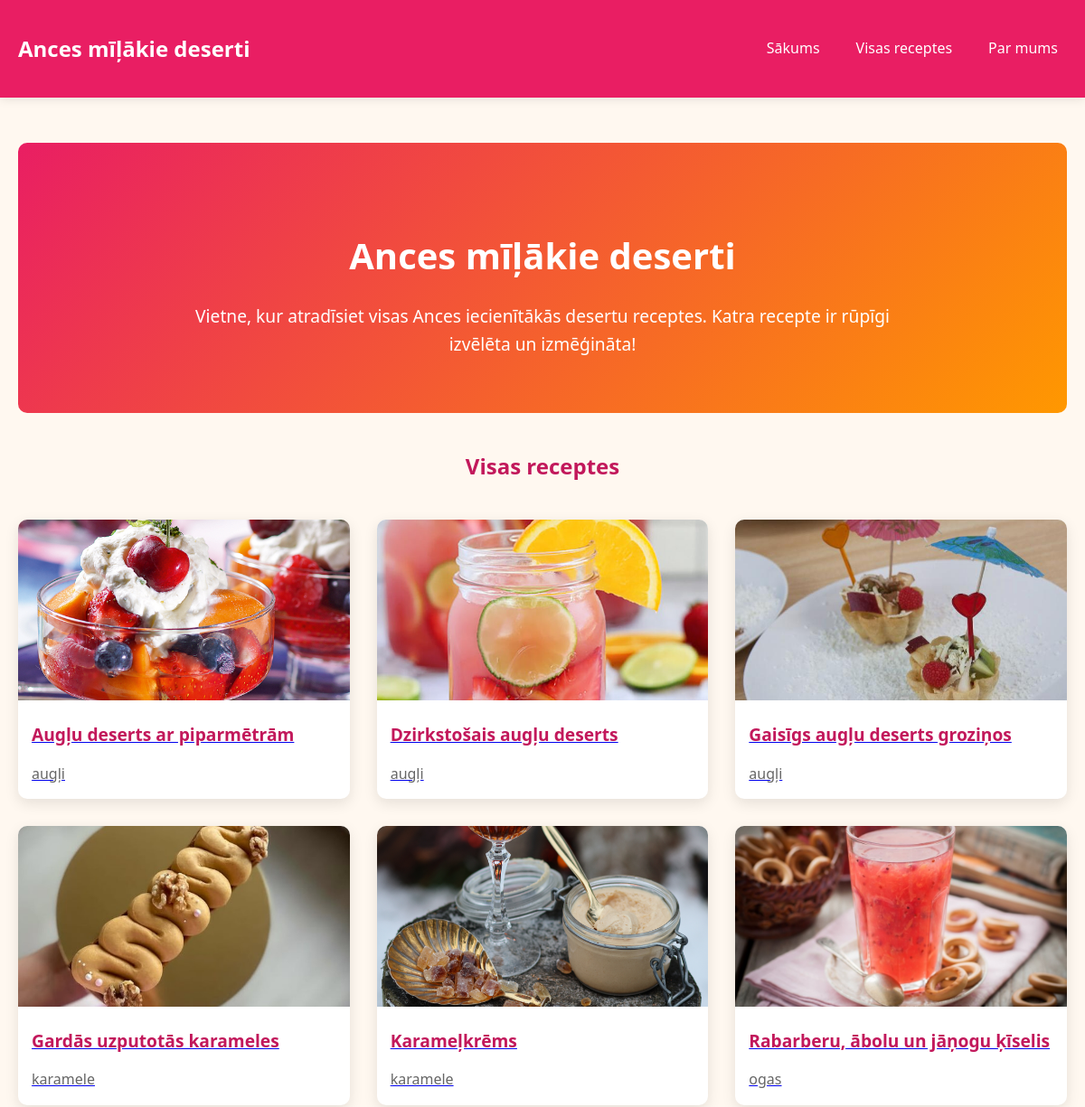
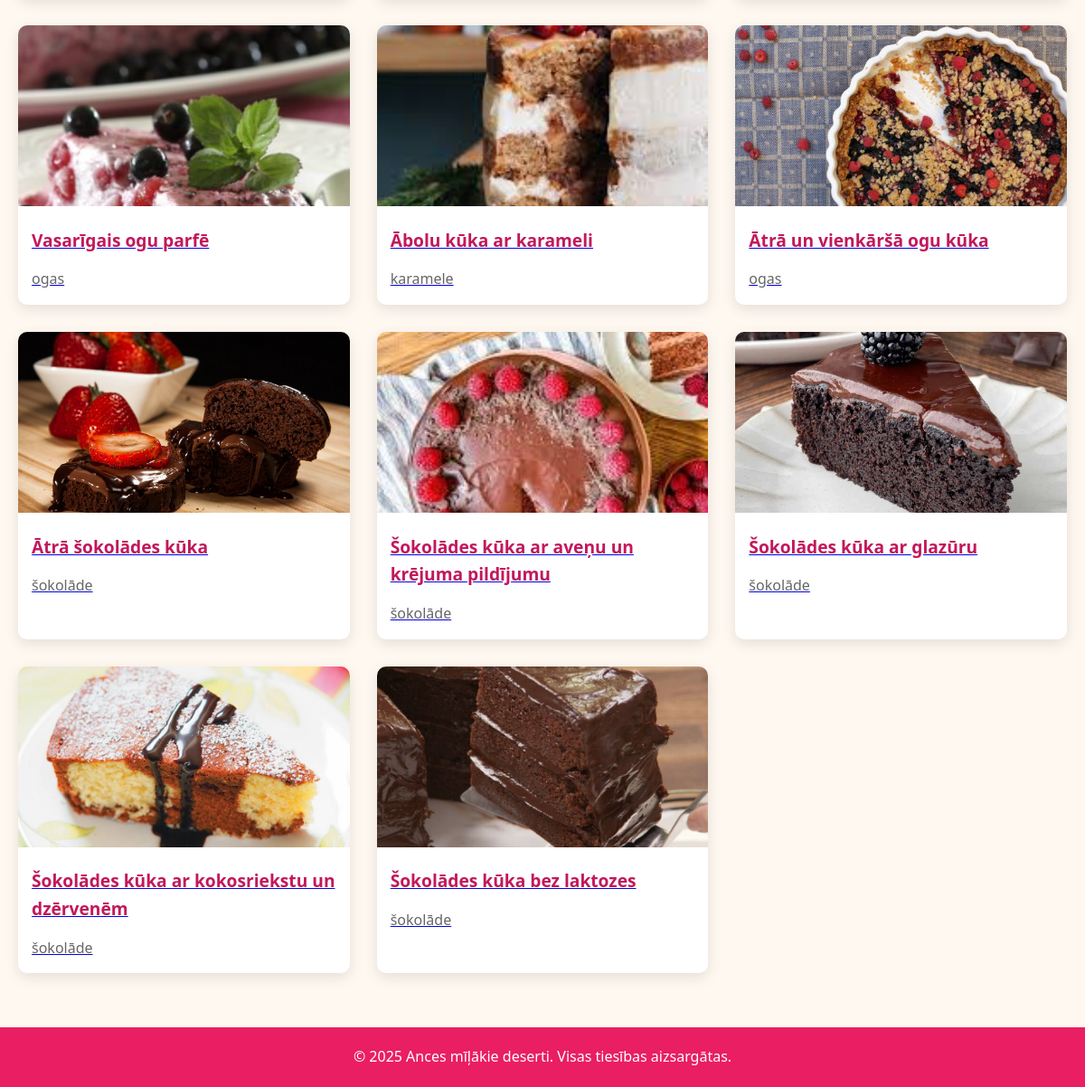
The page / on the database its author committed (2 pictures, top to bottom).
### tables this page shows
CREATE TABLE receptes (
    id INTEGER PRIMARY KEY AUTOINCREMENT,
    nosaukums TEXT NOT NULL,
    apraksts TEXT,
    sastavdalas TEXT,
    instrukcijas TEXT,
    kategorijas_id INTEGER,
    sarezgitibas_id INTEGER,
    laiks_id INTEGER, image TEXT,
    FOREIGN KEY (kategorijas_id) REFERENCES kategorijas(id),
    FOREIGN KEY (sarezgitibas_id) REFERENCES sarezgitiba(id),
    FOREIGN KEY (laiks_id) REFERENCES laiki(id)
);

CREATE TABLE kategorijas (
    id INTEGER PRIMARY KEY AUTOINCREMENT,
    nosaukums TEXT NOT NULL
);

### app.py (the view)
@app.route('/')
def index():
    conn = get_db_connection()
    kategorijas = conn.execute('SELECT id, nosaukums FROM kategorijas').fetchall()
    receptes = conn.execute('''
        SELECT r.id, r.nosaukums, r.image, k.nosaukums AS kategorija
        FROM receptes r
        JOIN kategorijas k ON r.kategorijas_id = k.id
        ORDER BY r.nosaukums
    ''').fetchall()
    conn.close()
    return render_template('index.html', kategorijas=kategorijas, receptes=receptes)

### app.py (called while the page is built)
def get_db_connection():
    conn = sqlite3.connect(DATABASE)
    conn.row_factory = sqlite3.Row
    return conn

### templates/index.html (shortened to what this page needs)
{% extends "base.html" %}
{% block content %}
    <div class="container">
        <section class="hero">
            <h1>Ances mīļākie deserti</h1>
            <p>Vietne, kur atradīsiet visas Ances iecienītākās desertu receptes. Katra recepte ir rūpīgi izvēlēta un izmēģināta!</p>
        </section>
        <h2 style="color: var(--dark); text-align: center;">Visas receptes</h2>
        <div class="receptu-grid">
            {% for recepte in receptes %}
                <article class="recepte-karte">
                    <a href="/recepte/{{ recepte.id }}">
                        <img src="/static/images/products/{{ recepte.image }}" alt="{{ recepte.nosaukums }}">
                        <h3>{{ recepte.nosaukums }}</h3>
                        <p class="kategorija">{{ recepte.kategorija }}</p>
                    </a>
                </article>
            {% endfor %}
        </div>
    </div>
{% endblock %}

### templates/base.html (shortened to what this page needs)
<!DOCTYPE html>
<html lang="lv">
<head>
    <link rel="stylesheet" href="/static/style.css">
</head>
<body>
    <nav>
        <div class="nav-container">
            <h1 style="color: white;">Ances mīļākie deserti</h1>
            <div class="nav-links">
                <a href="/">Sākums</a>
                <a href="/visas-receptes">Visas receptes</a>
                <a href="/par-mums">Par mums</a>
            </div>
        </div>
    </nav>
    {% block content %}{% endblock %}
    <footer style="text-align: center; padding: 20px; margin-top: 40px; background-color: var(--primary); color: white;">
        &copy; 2025 Ances mīļākie deserti. Visas tiesības aizsargātas.
    </footer>
</body>
</html>

### static/style.css (style rules this page uses)
:root { --primary: #e91e63; --secondary: #ff9800; --dark: #c2185b; --light: #fff8f0; --text: #333; --white: #fff; }
body { font-family: 'Segoe UI', Tahoma, Geneva, Verdana, sans-serif; line-height: 1.6; color: var(--text); background-color: var(--light); margin: 0; padding: 0; }
.container { max-width: 1200px; margin: 0 auto; padding: 20px; }
nav { background-color: var(--primary); padding: 15px 0; box-shadow: 0 2px 10px rgba(0,0,0,0.1); margin-bottom: 30px; }
.nav-container { display: flex; justify-content: space-between; align-items: center; max-width: 1200px; margin: 0 auto; padding: 0 20px; }
.nav-links { display: flex; gap: 20px; }
.nav-links a { color: var(--white); text-decoration: none; font-weight: 500; padding: 5px 10px; border-radius: 4px; transition: all 0.3s ease; }
.hero { text-align: center; padding: 60px 20px; background: linear-gradient(135deg, var(--primary), var(--secondary)); color: white; border-radius: 10px; margin-bottom: 40px; }
.hero h1 { font-size: 2.5rem; margin-bottom: 20px; }
.hero p { font-size: 1.2rem; max-width: 800px; margin: 0 auto; }
.receptu-grid { display: grid; grid-template-columns: repeat(auto-fill, minmax(280px, 1fr)); gap: 30px; margin-top: 40px; }
.recepte-karte { background: var(--white); border-radius: 10px; overflow: hidden; box-shadow: 0 5px 15px rgba(0,0,0,0.1); transition: transform 0.3s ease, box-shadow 0.3s ease; }
.recepte-karte img { width: 100%; height: 200px; object-fit: cover; }
.recepte-karte h3 { padding: 15px; margin: 0; color: var(--dark); font-size: 1.2rem; }
.recepte-karte .kategorija { padding: 0 15px 15px; margin: 0; color: #666; }

### rows shown on the page
receptes: image (picture), nosaukums "Augļu deserts ar piparmētrām", kategorija "augļi"
receptes: image (picture), nosaukums "Dzirkstošais augļu deserts", kategorija "augļi"
receptes: image (picture), nosaukums "Gaisīgs augļu deserts groziņos", kategorija "augļi"
receptes: image (picture), nosaukums "Gardās uzputotās karameles", kategorija "karamele"
receptes: image (picture), nosaukums "Karameļkrēms", kategorija "karamele"
receptes: image (picture), nosaukums "Rabarberu, ābolu un jāņogu ķīselis", kategorija "ogas"
receptes: image (picture), nosaukums "Vasarīgais ogu parfē", kategorija "ogas"
receptes: image (picture), nosaukums "Ābolu kūka ar karameli", kategorija "karamele"
receptes: image (picture), nosaukums "Ātrā un vienkāršā ogu kūka", kategorija "ogas"
receptes: image (picture), nosaukums "Ātrā šokolādes kūka", kategorija "šokolāde"
receptes: image (picture), nosaukums "Šokolādes kūka ar aveņu un krējuma pildījumu", kategorija "šokolāde"
receptes: image (picture), nosaukums "Šokolādes kūka ar glazūru", kategorija "šokolāde"
receptes: image (picture), nosaukums "Šokolādes kūka ar kokosriekstu un dzērvenēm", kategorija "šokolāde"
receptes: image (picture), nosaukums "Šokolādes kūka bez laktozes", kategorija "šokolāde"
